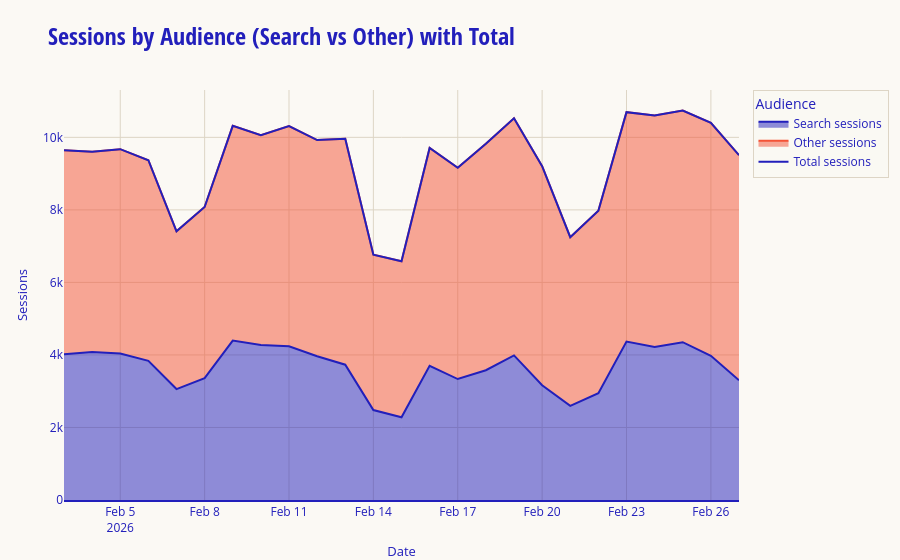
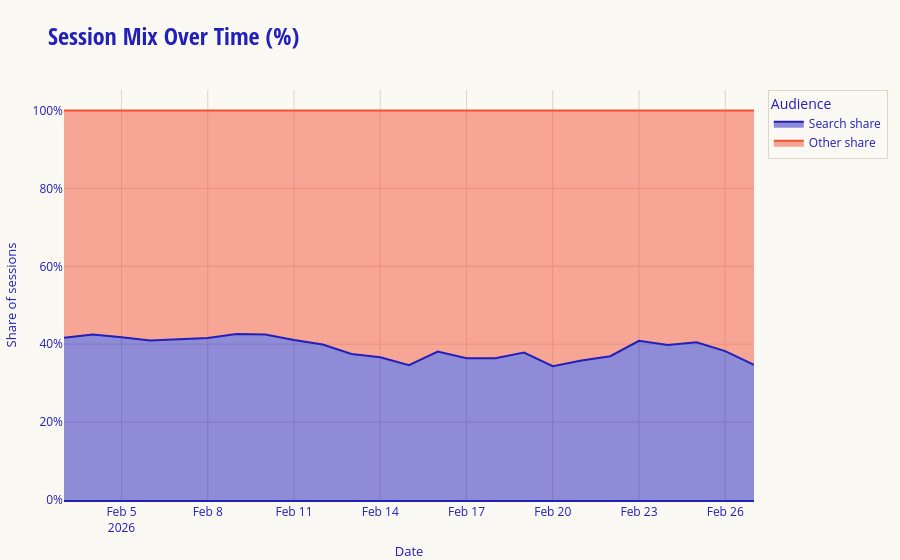

The notebook cell these images were saved under, in order:
### Code cell
df_viz = df.copy()
df_viz["search_sessions"] = df_viz["organic_sessions"].fillna(0)
df_viz["other_sessions"] = (
    df_viz["total_sessions"].fillna(0) - df_viz["search_sessions"]
).clip(lower=0)
df_viz["search_share"] = df_viz["search_sessions"].div(df_viz["total_sessions"]).fillna(0)
df_viz["other_share"] = (1 - df_viz["search_share"]).clip(lower=0, upper=1)

fig_mix = px.area(
    df_viz,
    x="report_date",
    y=["search_sessions", "other_sessions"],
    template="lifeline",
    title="Sessions by Audience (Search vs Other) with Total",
    labels={"value": "Sessions", "report_date": "Date", "variable": "Audience"},
)
fig_mix.for_each_trace(
    lambda trace: trace.update(
        name={
            "search_sessions": "Search sessions",
            "other_sessions": "Other sessions",
        }.get(trace.name, trace.name)
    )
)
fig_mix.add_scatter(
    x=df_viz["report_date"],
    y=df_viz["total_sessions"],
    mode="lines",
    name="Total sessions",
    line={"color": "#221FBB", "width": 2},
)
lifeline_theme.add_lifeline_logo(fig_mix)
fig_mix.show()

fig_share = px.area(
    df_viz,
    x="report_date",
    y=["search_share", "other_share"],
    template="lifeline",
    title="Session Mix Over Time (%)",
    labels={"value": "Share of sessions", "report_date": "Date", "variable": "Audience"},
)
fig_share.for_each_trace(
    lambda trace: trace.update(
        name={
            "search_share": "Search share",
            "other_share": "Other share",
        }.get(trace.name, trace.name)
    )
)
fig_share.update_yaxes(tickformat=".0%")
lifeline_theme.add_lifeline_logo(fig_share)
fig_share.show()

### Figure 1 — Plotly figure (JSON) as saved in the notebook; plotly's stock layout.template omitted (floating-point values rounded to 4 significant figures)
{"data": [{"fillpattern": {"shape": ""}, "hovertemplate": "Audience=search_sessions<br>Date=%{x}<br>Sessions=%{y}<extra></extra>", "legendgroup": "search_sessions", "line": {"color": "#221FBB"}, "marker": {"symbol": "circle"}, "mode": "lines", "name": "Search sessions", "orientation": "v", "showlegend": true, "stackgroup": "1", "type": "scatter", "x": ["2026-02-03", "2026-02-04", "2026-02-05", "2026-02-06", "2026-02-07", "2026-02-08", "2026-02-09", "2026-02-10", "2026-02-11", "2026-02-12", "2026-02-13", "2026-02-14", "2026-02-15", "2026-02-16", "2026-02-17", "2026-02-18", "2026-02-19", "2026-02-20", "2026-02-21", "2026-02-22", "2026-02-23", "2026-02-24", "2026-02-25", "2026-02-26", "2026-02-27"], "xaxis": "x", "y": [4018, 4081, 4041, 3838, 3059, 3359, 4395, 4276, 4237, 3964, 3732, 2480, 2280, 3701, 3336, 3579, 3987, 3163, 2596, 2944, 4370, 4222, 4351, 3977, 3300], "yaxis": "y"}, {"fillpattern": {"shape": ""}, "hovertemplate": "Audience=other_sessions<br>Date=%{x}<br>Sessions=%{y}<extra></extra>", "legendgroup": "other_sessions", "line": {"color": "#F45336"}, "marker": {"symbol": "circle"}, "mode": "lines", "name": "Other sessions", "orientation": "v", "showlegend": true, "stackgroup": "1", "type": "scatter", "x": ["2026-02-03", "2026-02-04", "2026-02-05", "2026-02-06", "2026-02-07", "2026-02-08", "2026-02-09", "2026-02-10", "2026-02-11", "2026-02-12", "2026-02-13", "2026-02-14", "2026-02-15", "2026-02-16", "2026-02-17", "2026-02-18", "2026-02-19", "2026-02-20", "2026-02-21", "2026-02-22", "2026-02-23", "2026-02-24", "2026-02-25", "2026-02-26", "2026-02-27"], "xaxis": "x", "y": [5630, 5520, 5634, 5531, 4349, 4720, 5922, 5783, 6073, 5961, 6228, 4284, 4304, 6009, 5826, 6247, 6540, 6044, 4652, 5031, 6324, 6379, 6390, 6425, 6209], "yaxis": "y"}, {"line": {"color": "#221FBB", "width": 2}, "mode": "lines", "name": "Total sessions", "type": "scatter", "x": ["2026-02-03", "2026-02-04", "2026-02-05", "2026-02-06", "2026-02-07", "2026-02-08", "2026-02-09", "2026-02-10", "2026-02-11", "2026-02-12", "2026-02-13", "2026-02-14", "2026-02-15", "2026-02-16", "2026-02-17", "2026-02-18", "2026-02-19", "2026-02-20", "2026-02-21", "2026-02-22", "2026-02-23", "2026-02-24", "2026-02-25", "2026-02-26", "2026-02-27"], "y": [9648, 9601, 9675, 9369, 7408, 8079, 10317, 10059, 10310, 9925, 9960, 6764, 6584, 9710, 9162, 9826, 10527, 9207, 7248, 7975, 10694, 10601, 10741, 10402, 9509]}], "layout": {"legend": {"title": {"text": "Audience"}, "tracegroupgap": 0}, "title": {"text": "Sessions by Audience (Search vs Other) with Total"}, "xaxis": {"anchor": "y", "domain": [0, 1], "title": {"text": "Date"}}, "yaxis": {"anchor": "x", "domain": [0, 1], "title": {"text": "Sessions"}}}}

### Figure 2 — Plotly figure (JSON) as saved in the notebook; plotly's stock layout.template omitted (floating-point values rounded to 4 significant figures)
{"data": [{"fillpattern": {"shape": ""}, "hovertemplate": "Audience=search_share<br>Date=%{x}<br>Share of sessions=%{y}<extra></extra>", "legendgroup": "search_share", "line": {"color": "#221FBB"}, "marker": {"symbol": "circle"}, "mode": "lines", "name": "Search share", "orientation": "v", "showlegend": true, "stackgroup": "1", "type": "scatter", "x": ["2026-02-03", "2026-02-04", "2026-02-05", "2026-02-06", "2026-02-07", "2026-02-08", "2026-02-09", "2026-02-10", "2026-02-11", "2026-02-12", "2026-02-13", "2026-02-14", "2026-02-15", "2026-02-16", "2026-02-17", "2026-02-18", "2026-02-19", "2026-02-20", "2026-02-21", "2026-02-22", "2026-02-23", "2026-02-24", "2026-02-25", "2026-02-26", "2026-02-27"], "xaxis": "x", "y": [0.4165, 0.4251, 0.4177, 0.4096, 0.4129, 0.4158, 0.426, 0.4251, 0.411, 0.3994, 0.3747, 0.3666, 0.3463, 0.3812, 0.3641, 0.3642, 0.3787, 0.3435, 0.3582, 0.3692, 0.4086, 0.3983, 0.4051, 0.3823, 0.347], "yaxis": "y"}, {"fillpattern": {"shape": ""}, "hovertemplate": "Audience=other_share<br>Date=%{x}<br>Share of sessions=%{y}<extra></extra>", "legendgroup": "other_share", "line": {"color": "#F45336"}, "marker": {"symbol": "circle"}, "mode": "lines", "name": "Other share", "orientation": "v", "showlegend": true, "stackgroup": "1", "type": "scatter", "x": ["2026-02-03", "2026-02-04", "2026-02-05", "2026-02-06", "2026-02-07", "2026-02-08", "2026-02-09", "2026-02-10", "2026-02-11", "2026-02-12", "2026-02-13", "2026-02-14", "2026-02-15", "2026-02-16", "2026-02-17", "2026-02-18", "2026-02-19", "2026-02-20", "2026-02-21", "2026-02-22", "2026-02-23", "2026-02-24", "2026-02-25", "2026-02-26", "2026-02-27"], "xaxis": "x", "y": [0.5835, 0.5749, 0.5823, 0.5904, 0.5871, 0.5842, 0.574, 0.5749, 0.589, 0.6006, 0.6253, 0.6334, 0.6537, 0.6188, 0.6359, 0.6358, 0.6213, 0.6565, 0.6418, 0.6308, 0.5914, 0.6017, 0.5949, 0.6177, 0.653], "yaxis": "y"}], "layout": {"legend": {"title": {"text": "Audience"}, "tracegroupgap": 0}, "title": {"text": "Session Mix Over Time (%)"}, "xaxis": {"anchor": "y", "domain": [0, 1], "title": {"text": "Date"}}, "yaxis": {"anchor": "x", "domain": [0, 1], "tickformat": ".0%", "title": {"text": "Share of sessions"}}}}
